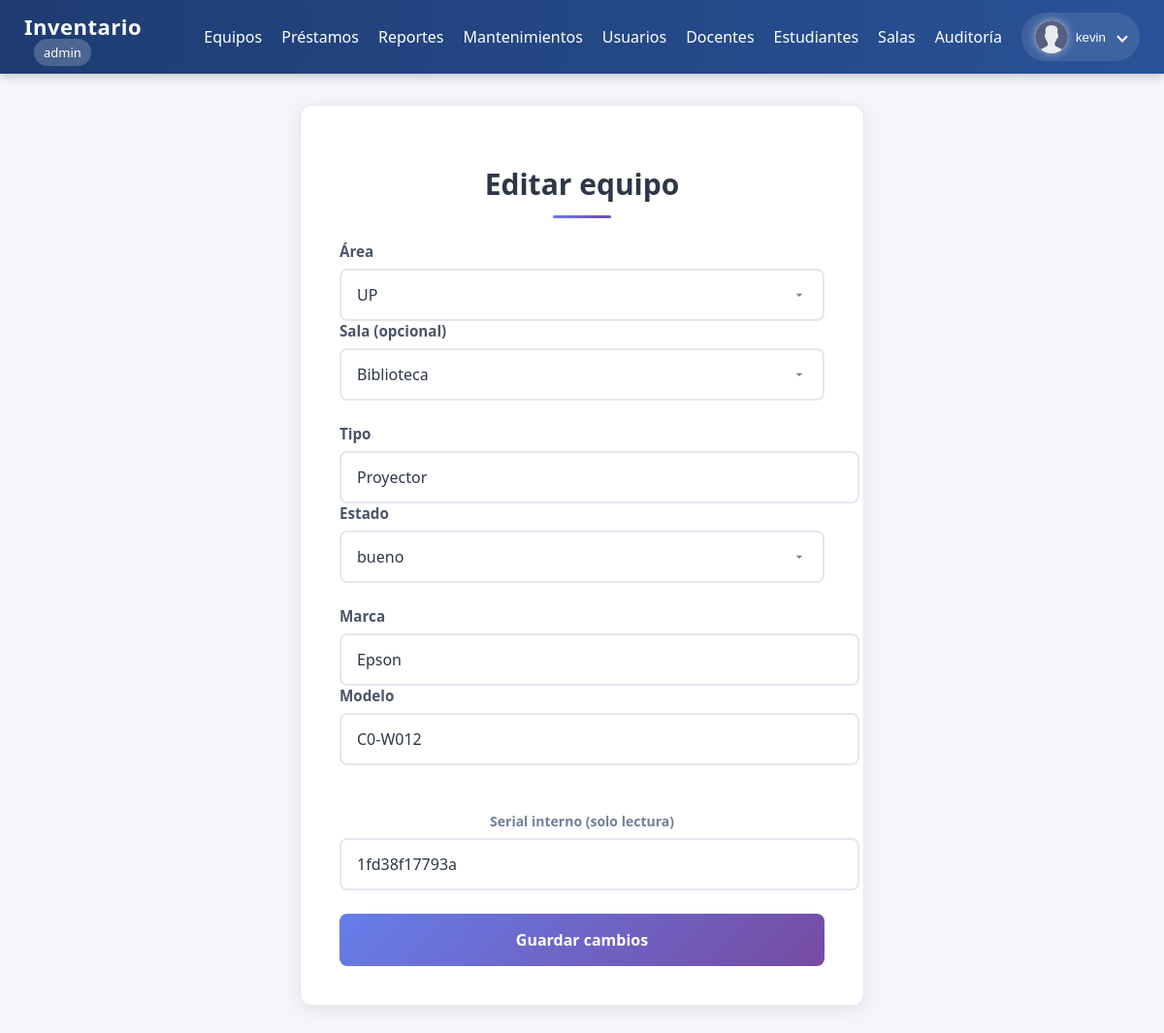
/public/equipos_editar.php?id=1 (signed in), run on the app's committed database.
### tables this page shows
CREATE TABLE `equipos` (
  `id` int(11) NOT NULL,
  `area_id` int(11) NOT NULL,
  `sala_id` int(11) DEFAULT NULL,
  `tipo` varchar(60) NOT NULL,
  `marca` varchar(80) DEFAULT NULL,
  `modelo` varchar(120) DEFAULT NULL,
  `nro_serie` varchar(120) DEFAULT NULL,
  `serial_interno` varchar(32) NOT NULL,
  `estado` varchar(20) NOT NULL DEFAULT 'bueno',
  `prestado` tinyint(1) NOT NULL DEFAULT 0,
  `con_reporte` tinyint(1) NOT NULL DEFAULT 0,
  `detalles` longtext DEFAULT NULL CHECK (json_valid(`detalles`)),
  `creado_en` timestamp NOT NULL DEFAULT current_timestamp(),
  `actualizado_en` timestamp NULL DEFAULT NULL ON UPDATE current_timestamp(),
  `en_mantenimiento` tinyint(1) DEFAULT 0,
  `con_fallos` tinyint(1) DEFAULT 0
);

CREATE TABLE `areas` (
  `id` int(11) NOT NULL,
  `nombre` varchar(80) NOT NULL,
  `creado_en` timestamp NOT NULL DEFAULT current_timestamp()
);

CREATE TABLE `salas` (
  `id` int(11) NOT NULL,
  `area_id` int(11) NOT NULL,
  `nombre` varchar(120) NOT NULL,
  `descripcion` text DEFAULT NULL,
  `creado_en` timestamp NOT NULL DEFAULT current_timestamp()
);

### init.php (called while the page is built, shortened)
<?php
function user()
{
  return $_SESSION['user'] ?? null;
}

### public/equipos_editar.php (the view, shortened to what this page needs)
<?php
require __DIR__ . '/../init.php';
$rol = user()['rol'];
$id = intval($_GET['id'] ?? 0);
$stmt = $mysqli->prepare("
  SELECT e.*, a.nombre AS area_nombre, s.nombre AS sala_nombre
  FROM equipos e
  JOIN areas a ON a.id = e.area_id
  LEFT JOIN salas s ON s.id = e.sala_id
  WHERE e.id = ?
  LIMIT 1
");
$stmt->bind_param("i", $id);
$stmt->execute();
$equipo = $stmt->get_result()->fetch_assoc();
if ($rol === 'admin') {
  $areas = $mysqli->query("SELECT id, nombre FROM areas ORDER BY nombre")->fetch_all(MYSQLI_ASSOC);
} else {
  $areas = $mysqli->query("SELECT id, nombre FROM areas WHERE id=1")->fetch_all(MYSQLI_ASSOC);
}
$salas = $mysqli->query("SELECT id, nombre FROM salas ORDER BY nombre")->fetch_all(MYSQLI_ASSOC);
?>
<!doctype html>
<html lang="es">
<head>
  <link rel="stylesheet" href="../css/form_equipos_editar.css">
</head>
<body>
  <?php
  include __DIR__ . '/navbar.php';
  ?>
  <div class="container form-container">
    <div class="card">
      <h1>Editar equipo</h1>
      <form method="post">
        <div class="row">
          <div class="col">
            <label for="area_id">Área</label>
            <select name="area_id" id="area_id" required <?= $rol !== 'admin' ? 'disabled' : '' ?>>
              <?php foreach ($areas as $a): ?>
                <option value="<?= $a['id'] ?>" <?= $a['id'] == $equipo['area_id'] ? 'selected' : '' ?>>
                  <?= htmlspecialchars($a['nombre']) ?>
                </option>
              <?php endforeach; ?>
            </select>
          </div>
          <div class="col">
            <label for="sala_id">Sala (opcional)</label>
            <select name="sala_id" id="sala_id">
              <?php foreach ($salas as $s): ?>
                <option value="<?= $s['id'] ?>" <?= ($equipo['sala_id'] ?? null) == $s['id'] ? 'selected' : '' ?>>
                  <?= htmlspecialchars($s['nombre']) ?>
                </option>
              <?php endforeach; ?>
            </select>
          </div>
        </div>
        <div class="row">
          <div class="col">
            <label for="tipo">Tipo</label>
            <input type="text" name="tipo" id="tipo" value="<?= htmlspecialchars($equipo['tipo']) ?>" required>
          </div>
          <div class="col">
            <label for="estado">Estado</label>
            <select name="estado" id="estado">
              <?php
              $estados = ['bueno', 'En uso', 'dañado', 'fuera_servicio'];
              foreach ($estados as $e) {
                $sel = $equipo['estado'] === $e ? 'selected' : '';
                echo "<option value=\"" . htmlspecialchars($e) . "\" $sel>" . htmlspecialchars($e) . "</option>";
              }
              ?>
            </select>
          </div>
        </div>
        <div class="row">
          <div class="col">
            <label for="marca">Marca</label>
            <input type="text" name="marca" id="marca" value="<?= htmlspecialchars($equipo['marca']) ?>">
          </div>
          <div class="col">
            <label for="modelo">Modelo</label>
            <input type="text" name="modelo" id="modelo" value="<?= htmlspecialchars($equipo['modelo']) ?>">
          </div>
        </div>
        <div class="row">
          <div class="col-full">
            <label class="muted" for="serial_interno">Serial interno (solo lectura)</label>
            <input type="text" id="serial_interno" value="<?= htmlspecialchars($equipo['serial_interno']) ?>" disabled>
          </div>
        </div>
        <button type="submit" class="mt-2">Guardar cambios</button>
      </form>
    </div>
  </div>
</body>
</html>

### css/form_equipos_editar.css (style rules this page uses)
.card { max-width: 500px; margin: 2rem auto; background: white; border-radius: 12px; box-shadow: 0 4px 20px rgba(0, 0, 0, 0.08); padding: 2.5rem; border: 1px solid #e1e8ed; }
.card h1 { color: #2d3748; font-size: 1.875rem; font-weight: 600; margin-bottom: 1.5rem; text-align: center; position: relative; }
.card h1::after { content: ''; display: block; width: 60px; height: 3px; background: linear-gradient(135deg, #667eea 0%, #764ba2 100%); margin: 0.75rem auto; border-radius: 2px; }
form { display: flex; flex-direction: column; gap: 1.5rem; }
label { font-weight: 600; color: #4a5568; font-size: 0.95rem; margin-bottom: 0.5rem; display: block; }
input[type="text"], input[type="email"], input[type="password"], input[type="number"], input[type="date"] { width: 100%; padding: 0.875rem 1rem; border: 2px solid #e2e8f0; border-radius: 8px; font-size: 1rem; transition: all 0.3s ease; background: #fff; color: #2d3748; font-family: inherit; }
button[type="submit"] { background: linear-gradient(135deg, #667eea 0%, #764ba2 100%); color: white; border: none; padding: 1rem 2rem; border-radius: 8px; font-size: 1rem; font-weight: 600; cursor: pointer; transition: all 0.3s ease; min-height: 50px; font-family: inherit; }
.muted { color: #718096; font-size: 0.875rem; text-align: center; margin-top: 1.5rem; }
select { width: 100%; padding: 0.875rem 1rem; border: 2px solid #e2e8f0; border-radius: 8px; font-size: 1rem; background: #fff; color: #2d3748; font-family: inherit; transition: all 0.3s ease; appearance: none; background-repeat: no-repeat; background-position: right 1rem center; background-size: 16px; }
.card { animation: slideIn 0.6s ease-out; }

### public/navbar.php (style rules this page uses)
body { margin: 0; font-family: 'Segoe UI', Roboto, sans-serif; background-color: #f5f6fa; }

### data on the page
equipos: area_id "UP", sala_id "Biblioteca", tipo "Proyector", marca "Epson", modelo "C0-W012", serial_interno "1fd38f17793a"

### other printed values
$rol "admin"
user()['nombre'] "kevin"
form field estado "bueno"
